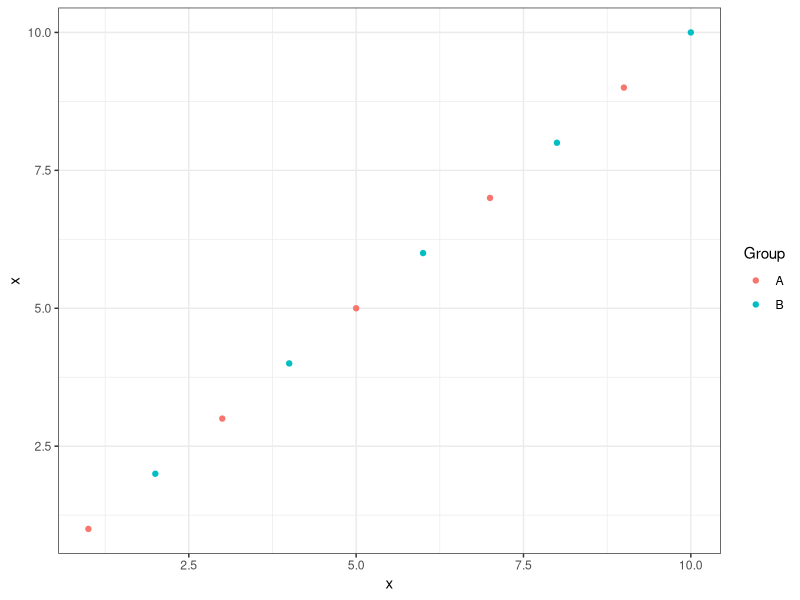

This chart was generated by the following R code:
## ---- chunk 1
library(formatR)
showsol <- FALSE
library(knitr)
opts_chunk$set(tidy.opts = list(width.cutoff = 68), tidy = TRUE, warning = FALSE, error = FALSE, message = FALSE, echo = TRUE)
## ---- chunk 2
# some R code for part 1a)
library(ggplot2)
ggplot(data.frame(x = 1:10, Group = rep(c("A", "B"), 5)), aes(x = x, y = x, col = Group)) + geom_point() + theme_bw()
